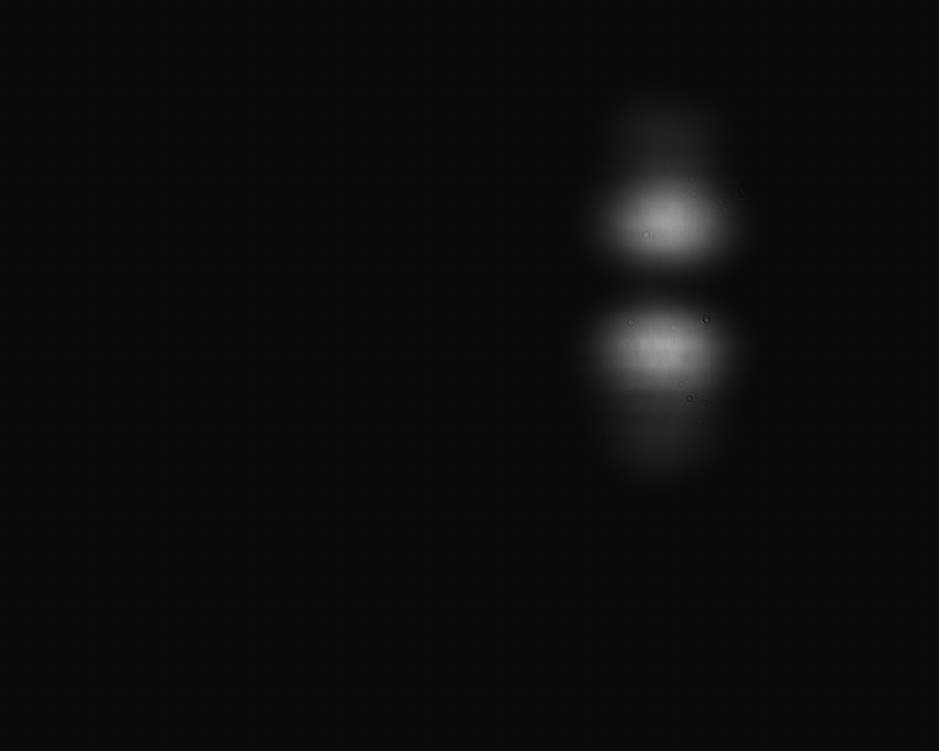
#> input picture 4-Solid-State-Laser/pics/bmp/tem_01.bmp, 939 x 751 px, shrunk from 1280 x 1024 before the run; its folder holds only this picture in this run
$ jupyter execute analysis.ipynb
#> lines starting #> are read from the running program, lines starting #| are printed output that depends on the picture
[cell 1]
import numpy as np
import matplotlib.pyplot as plt
from scipy.optimize import curve_fit
from scipy.special import hermite
import cv2
from scipy.optimize import least_squares
from sklearn.metrics import mean_squared_error

[cell 2]
# Update model_function to accept parameters as a single array
def model_function(params, x, y, m, n):
    a, b, c, x_shift, y_shift, z_offset, x_scale, y_scale = params
    x = x_scale * (x - x_shift)  # Shift and scale x
    y = y_scale * (y - y_shift)  # Shift and scale y
    H_m = hermite(m)(x)  # Hermite polynomial of order m
    H_n = hermite(n)(y)  # Hermite polynomial of order n
    return (a * H_m * H_n * np.exp(-b * (x**2 + y**2)) + c) ** 2 + z_offset

[cell 3]
# Generate mesh grid for plotting
x_data = np.linspace(-2, 2, 100)
y_data = np.linspace(-2, 2, 100)
x_mesh, y_mesh = np.meshgrid(x_data, y_data)

# Parameters for the model
# params = [.11, .05, 2, 0.22, -0.44, 0.03, .49, .58]
a=1
b=.6
c=0
x_shift=0.22
y_shift=-0.44
z_offset=0.03
x_scale=2.5
y_scale=2.5
params = [a, b, c, x_shift, y_shift, z_offset, x_scale, y_scale]

m_max = 3
n_max = 3
# Create an array of plots for m and n from 0 to 1
fig, axes = plt.subplots(m_max + 1, n_max + 1, figsize=(18, 18))

# Loop over all combinations of m and n from 0 to 1
for m in range(m_max + 1):
    for n in range(n_max + 1):
        # Compute the model function with the mesh grid
        z_data = model_function(params, x_mesh, y_mesh, m, n)

        # Select the current axis for plotting
        ax = axes[m, n]

        # Plot the data
        c = ax.imshow(z_data, extent=[-2, 2, -2, 2], origin='lower', cmap='viridis')
        ax.set_title(f'm={m}, n={n}')
        fig.colorbar(c, ax=ax)

plt.tight_layout()
plt.show()
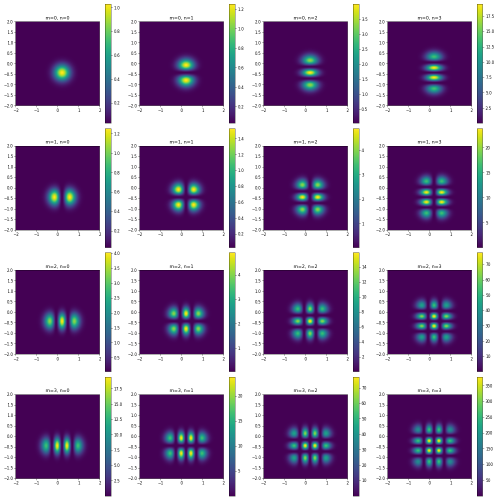
#> figure drawn by matplotlib, 32 panels

[cell 4]
# [6 lines of commented-out code are left out]

[cell 5]
# Load data from BMP file
def load_image(filepath):
#> called with filepath = './bmp/tem_01.bmp'
    img = cv2.imread(filepath, cv2.IMREAD_GRAYSCALE)  # Load as grayscale
#> img is the input picture: shape (751, 939); min 10, max 165, mean 13
    img = img.astype(np.float64) / 255.0  # Normalize to [0, 1]
    return img

m = 0
n = 1
z_data = load_image(f"./bmp/tem_{m}{n}.bmp")
y_size, x_size = z_data.shape
#> y_size = 751; x_size = 939
x_data = np.linspace(-2, 2, x_size)
#> x_data = 939 values from -2 to 2
y_data = np.linspace(-2, 2, y_size)
#> y_data = 751 values from -2 to 2
x_mesh, y_mesh = np.meshgrid(x_data, y_data)

# Estimate initial parameters for better convergence
z_offset_init = np.min(z_data)
#> z_offset_init = 0.0392
z_data_centered = z_data - z_offset_init
a_init = np.max(z_data_centered) ** 0.5
#> a_init = 0.78
b_init = 0.5  # Initial guess for Gaussian decay factor
c_init = 0.0  # Initial guess for Hermite-Gaussian shift
x_shift_init, y_shift_init = np.mean(x_data), np.mean(y_data)
#> x_shift_init = 0; y_shift_init = -7.57e-17
x_scale_init, y_scale_init = 1.0, 1.0

# initial_params = [a_init, b_init, c_init, x_shift_init, y_shift_init, z_offset_init, x_scale_init, y_scale_init]
initial_params = params

[cell 6]
# Flatten the mesh grid and the z_data for fitting
x_data_flat = x_mesh.flatten()
y_data_flat = y_mesh.flatten()
z_data_flat = z_data.flatten()


# # Fit the model to the flattened data
popt, pcov = curve_fit(
    lambda xy, *params: model_function(params, xy[0], xy[1], m, n),
    np.vstack((x_data_flat, y_data_flat)),
    z_data_flat,
    p0=initial_params
)
#> popt = [0.848, 0.946, 0.00831, 0.835, -0.476, 0.0407, -3.47, 2.18]

# popt = least_squares(lambda params: model_function(params, x_data, y_data, m, n) - z_data, params)

[cell 7]
# Extract the fitted parameters
a_fit, b_fit, c_fit, x_shift_fit, y_shift_fit, z_offset_fit, x_scale_fit, y_scale_fit = popt
#> a_fit = 0.848; b_fit = 0.946; c_fit = 0.00831; x_shift_fit = 0.835; y_shift_fit = -0.476; z_offset_fit = 0.0407; x_scale_fit = -3.47; y_scale_fit = 2.18
print(f"Fitted parameters: a={a_fit:.2f}, b={b_fit:.2f}, c={c_fit:.2f}, x_shift={x_shift_fit:.2f}, y_shift={y_shift_fit:.2f}, z_offset={z_offset_fit:.2f}, x_scale={x_scale_fit:.2f}, y_scale={y_scale_fit:.2f}")
#| Fitted parameters: a=0.85, b=0.95, c=0.01, x_shift=0.84, y_shift=-0.48, z_offset=0.04, x_scale=-3.47, y_scale=2.18

# Compute the fitted function values
z_fit_flat = model_function(popt, x_data_flat, y_data_flat, m, n)

# Reshape the fitted values back into the mesh grid shape
z_fit = z_fit_flat.reshape(x_mesh.shape)

# Compute error map and reshape
error_flat = np.abs(z_data_flat - z_fit_flat)
error = error_flat.reshape(x_mesh.shape)
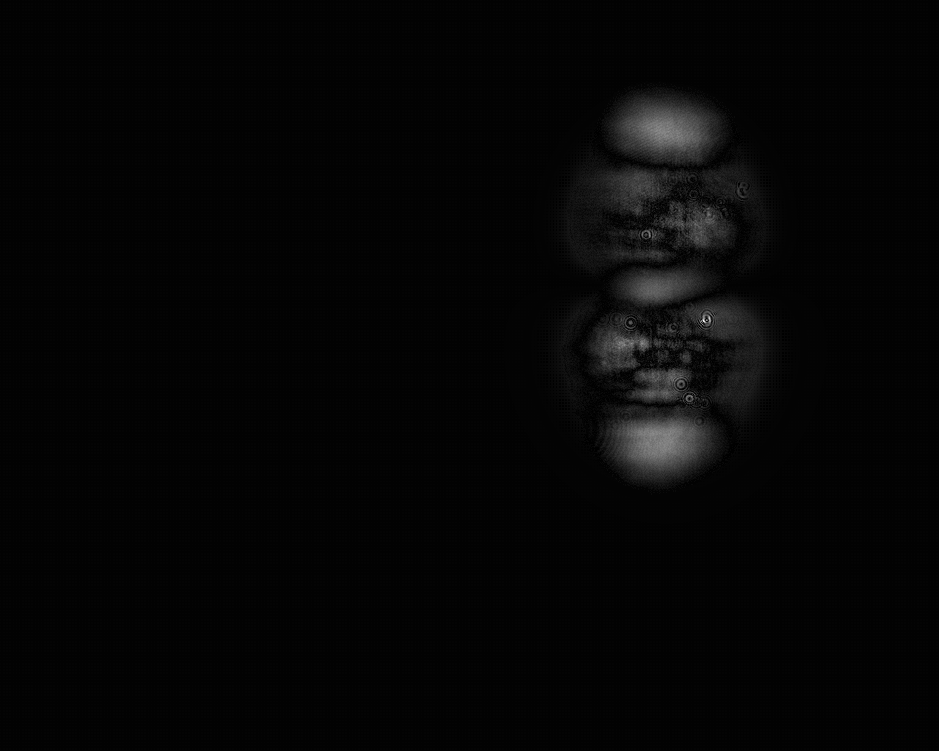
#> error: shape (751, 939) float64; min 8.3e-09, max 0.135, mean 0.00328; drawn with min black and max white

# Calculate R-squared (coefficient of determination)
ss_res = np.sum((z_data_flat - z_fit_flat) ** 2)
#> ss_res = 37.97
ss_tot = np.sum((z_data_flat - np.mean(z_data_flat)) ** 2)
#> ss_tot = 2056.6
r_squared = 1 - (ss_res / ss_tot)
#> r_squared = 0.982

# Calculate Root Mean Square Error (RMSE)
rmse = np.sqrt(mean_squared_error(z_data_flat, z_fit_flat))
#> rmse = 0.00734

# Plot heatmaps
fig, axes = plt.subplots(1, 3, figsize=(18, 6))

# Plot original data
c1 = axes[0].imshow(z_data, extent=[-2, 2, -2, 2], origin='lower', cmap='viridis')
axes[0].set_title('Original Data')
fig.colorbar(c1, ax=axes[0])

# Plot fitted function
c2 = axes[1].imshow(z_fit, extent=[-2, 2, -2, 2], origin='lower', cmap='viridis')
axes[1].set_title('Fitted Function')
fig.colorbar(c2, ax=axes[1])

# Plot error map
c3 = axes[2].imshow(error, extent=[-2, 2, -2, 2], origin='lower', cmap='inferno')
axes[2].set_title('Error Map')
fig.colorbar(c3, ax=axes[2])

plt.suptitle(f'Hermite-Gaussian Fit \nn = {n} m = {m}\nR-squared: {r_squared:.4f} | RMSE: {rmse:.4f}', fontsize=16)
plt.tight_layout()
plt.show()
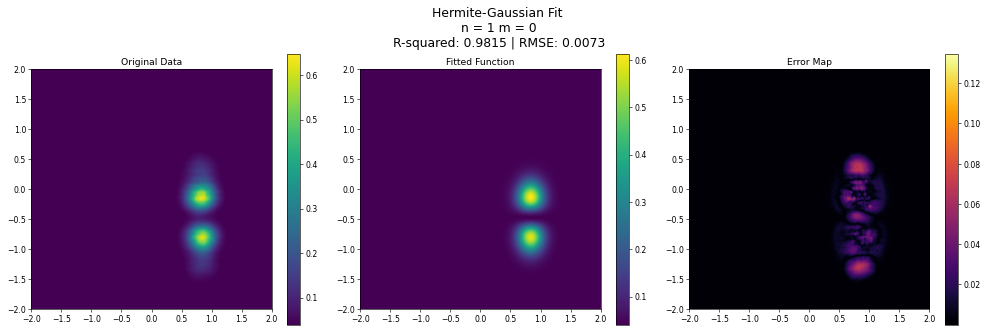
#> figure drawn by matplotlib, 6 panels
